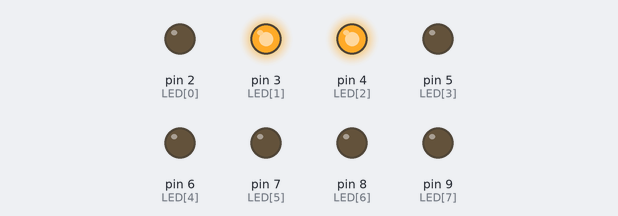
A sketch run on a simulated Arduino Uno, built with avr-gcc and run on an emulated ATmega328P. Parts: output pins drawn as LEDs (lit = HIGH).

Above: at 0.2 s.
At 1.2 s:
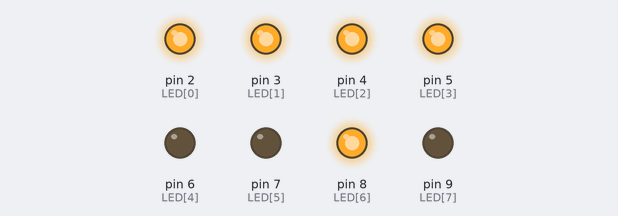
At 1.7 s:
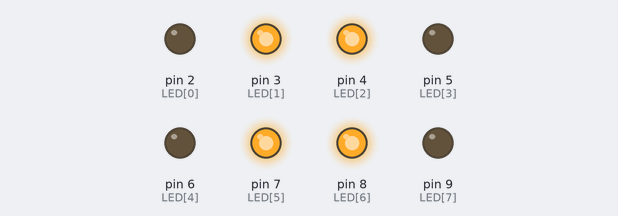
At 2.7 s:
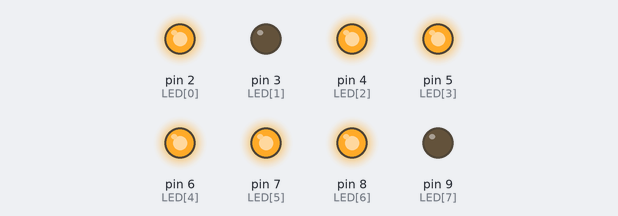
At 3.7 s:
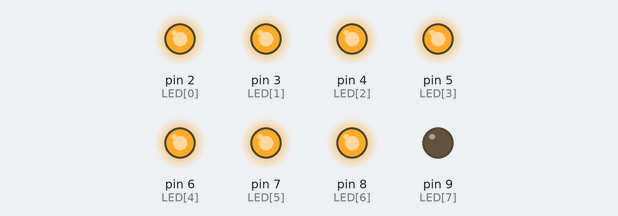
At 5.2 s:
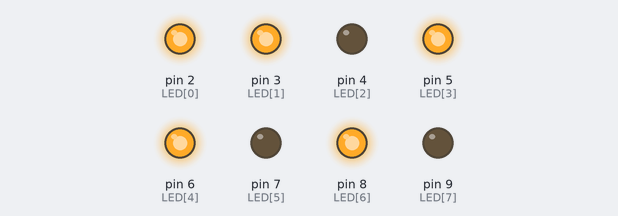
Timing chart, 0 to 5.9 s (numbered marks = the images above):
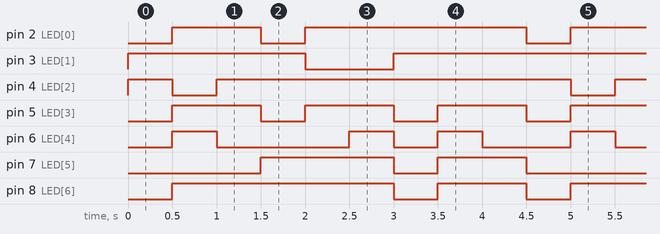

Measured:
- by itself, pin 2 (LED[0]): repeats every 4.5 s: LOW 0.50 s, HIGH 2.5 s, LOW 0.50 s, HIGH 1.0 s
- by itself, pin 3 (LED[1]): repeats every 4.5 s: LOW 1.0 s, HIGH 3.5 s
- by itself, pin 4 (LED[2]): repeats every 4.5 s: LOW 0.50 s, HIGH 4.0 s
- by itself, pin 5 (LED[3]): alternates HIGH for 1.0 s and LOW for 0.50 s
- by itself, pin 6 (LED[4]): repeats every 4.5 s: LOW 1.5 s, HIGH 0.50 s, LOW 0.50 s, HIGH 0.50 s, LOW 1.0 s, HIGH 0.50 s
- by itself, pin 7 (LED[5]): repeats every 4.5 s: LOW 0.50 s, HIGH 1.0 s, LOW 1.5 s, HIGH 1.5 s
- by itself, pin 8 (LED[6]): repeats every 4.5 s: LOW 0.50 s, HIGH 1.0 s, LOW 0.50 s, HIGH 2.5 s

The sketch:

sim_digit_8_leds_upg.ino
```cpp
const int LED[8] = {2,3,4,5,6,7,8,9};

int vitesse=500;

void setup() {

  for(int i=0 ;i<8 ;i++) {
    pinMode(LED[i],OUTPUT);
  }

}

void loop() {

  allumeLED(B01100000);
  allumeLED(B11011010);
  allumeLED(B11110010);
  allumeLED(B01100110);
  allumeLED(B10110110);
  allumeLED(B10111110);
  allumeLED(B11100000);
  allumeLED(B11111110);
  allumeLED(B11110110);
}

void allumeLED(unsigned int valeur) {

  for(int i=0; i<=7; i++) {
    digitalWrite(LED[i],bitRead(valeur,7-i));

  }
  delay(vitesse);
}
```
